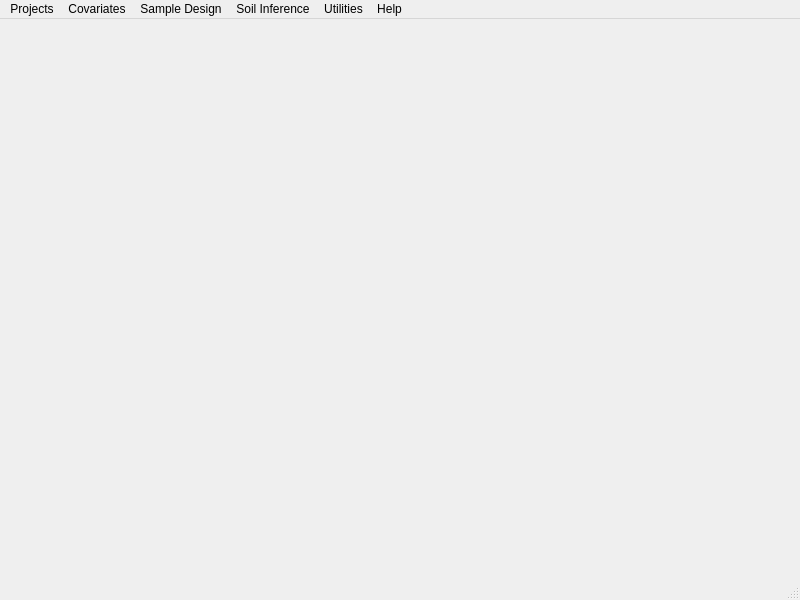
<?xml version="1.0" encoding="UTF-8"?>
<ui version="4.0">
 <class>MainWindow</class>
 <widget class="QMainWindow" name="MainWindow">
  <property name="geometry">
   <rect>
    <x>0</x>
    <y>0</y>
    <width>800</width>
    <height>600</height>
   </rect>
  </property>
  <property name="windowTitle">
   <string>iSoLIM</string>
  </property>
  <property name="autoFillBackground">
   <bool>true</bool>
  </property>
  <widget class="QWidget" name="centralwidget">
   <layout class="QVBoxLayout" name="verticalLayout"/>
  </widget>
  <widget class="QMenuBar" name="menubar">
   <property name="geometry">
    <rect>
     <x>0</x>
     <y>0</y>
     <width>800</width>
     <height>23</height>
    </rect>
   </property>
   <widget class="QMenu" name="menuProjects">
    <property name="title">
     <string>Projects</string>
    </property>
    <addaction name="actionNew"/>
    <addaction name="actionOpen"/>
    <addaction name="actionSave"/>
    <addaction name="actionSave_as"/>
    <addaction name="separator"/>
    <addaction name="actionDefine_Study_Area"/>
    <addaction name="actionClose_Project"/>
    <addaction name="separator"/>
    <addaction name="actionAdd_prototypes_from_samples"/>
    <addaction name="actionAdd_prototypes_from_expert"/>
    <addaction name="actionAdd_prototypes_from_Data_Mining"/>
   </widget>
   <widget class="QMenu" name="menuCovariates">
    <property name="title">
     <string>Covariates</string>
    </property>
   </widget>
   <widget class="QMenu" name="menuSample_Design">
    <property name="title">
     <string>Sample Design</string>
    </property>
   </widget>
   <widget class="QMenu" name="menuSoil_Inference">
    <property name="title">
     <string>Soil Inference</string>
    </property>
    <addaction name="actionFrom_Prototypes"/>
   </widget>
   <widget class="QMenu" name="menuUtilities">
    <property name="title">
     <string>Utilities</string>
    </property>
    <addaction name="actionView_Data"/>
   </widget>
   <widget class="QMenu" name="menuHelp">
    <property name="title">
     <string>Help</string>
    </property>
   </widget>
   <addaction name="menuProjects"/>
   <addaction name="menuCovariates"/>
   <addaction name="menuSample_Design"/>
   <addaction name="menuSoil_Inference"/>
   <addaction name="menuUtilities"/>
   <addaction name="menuHelp"/>
  </widget>
  <widget class="QStatusBar" name="statusbar"/>
  <action name="actionFrom_Prototypes">
   <property name="text">
    <string>From Prototypes</string>
   </property>
   <property name="toolTip">
    <string>Soil Inference From Samples</string>
   </property>
  </action>
  <action name="actionNew">
   <property name="text">
    <string>New</string>
   </property>
  </action>
  <action name="actionOpen">
   <property name="text">
    <string>Open</string>
   </property>
  </action>
  <action name="actionSave">
   <property name="text">
    <string>Save</string>
   </property>
  </action>
  <action name="actionAdd_prototypes_from_samples">
   <property name="text">
    <string>Add Prototype Base from Samples</string>
   </property>
  </action>
  <action name="actionView_Data">
   <property name="text">
    <string>View Data</string>
   </property>
  </action>
  <action name="actiontest">
   <property name="text">
    <string>test</string>
   </property>
  </action>
  <action name="actionSave_as">
   <property name="text">
    <string>Save as</string>
   </property>
  </action>
  <action name="actionAdd_prototypes_from_expert">
   <property name="text">
    <string>Add Prototype Base from Expert</string>
   </property>
  </action>
  <action name="actionAdd_prototypes_from_Data_Mining">
   <property name="text">
    <string>Add Prototype Base from Data Mining</string>
   </property>
  </action>
  <action name="actionDefine_Study_Area">
   <property name="text">
    <string>Define Study Area</string>
   </property>
  </action>
  <action name="actionClose_Project">
   <property name="text">
    <string>Close Project</string>
   </property>
  </action>
 </widget>
 <resources/>
 <connections/>
</ui>
